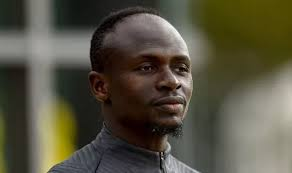
#> input picture edge detection OpenCV/images/man.jpg, 292 x 173 px; its folder holds only this picture in this run
$ python auto_canny.py --images images
#> lines starting #> are read from the running program, lines starting #| are printed output that depends on the picture; after the words box and inside, x2 and y2 are one past the last pixel; in counts of white or black regions, pixels touching at a corner belong together
import numpy as np
import argparse
import glob
import cv2


def auto_canny(image, sigma=0.33):

	v = np.median(image)

	lower = int(max(0, (1.0 - sigma) * v))
	upper = int(min(255, (1.0 + sigma) *v))
	edged = cv2.Canny(image, lower, upper)


	return edged

# construct the argument parse and parse the arguments
ap = argparse.ArgumentParser()
ap.add_argument("-i", "--images", required=True,
	help="path to input dataset of images")
args = vars(ap.parse_args())
# loop over the images
for imagePath in glob.glob(args["images"] + "/*.jpg"):

	image = cv2.imread(imagePath)
#> image is the input picture: shape (173, 292, 3); mean B, G, R 64.3, 81.4, 85.5
	gray = cv2.cvtColor(image, cv2.COLOR_BGR2GRAY)
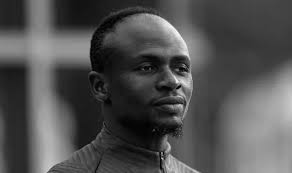
#> gray: shape (173, 292); min 0, max 254, mean 80.7
	blurred = cv2.GaussianBlur(gray, (3, 3), 0)

	wide = cv2.Canny(blurred, 10, 200)
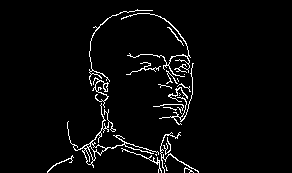
#> wide: shape (173, 292); 3.6% white in thin lines or dots, all inside (x1, y1, x2, y2) = (47, 9, 199, 173)
	tight = cv2.Canny(blurred, 225, 250)
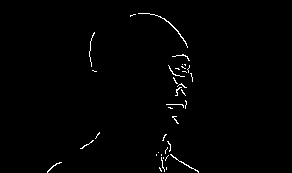
#> tight: shape (173, 292); 0.98% white in thin lines or dots, all inside (x1, y1, x2, y2) = (47, 13, 199, 173)
	auto = auto_canny(blurred)
#> in auto_canny, `v = np.median(image)`: v = 68
#> in auto_canny, `lower = int(max(0, (1.0 - sigma) * v))`: lower = 45
#> in auto_canny, `upper = int(min(255, (1.0 + sigma) *v))`: upper = 90
#> in auto_canny, `edged = cv2.Canny(image, lower, upper)`:
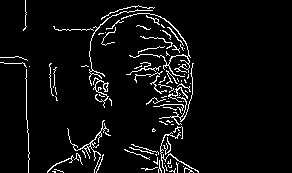
#> edged: shape (173, 292); 5.3% white in thin lines or dots, all inside (x1, y1, x2, y2) = (0, 0, 199, 173)


	cv2.imshow("Original", image)
	cv2.imshow("Edges", np.hstack([wide, tight, auto]))
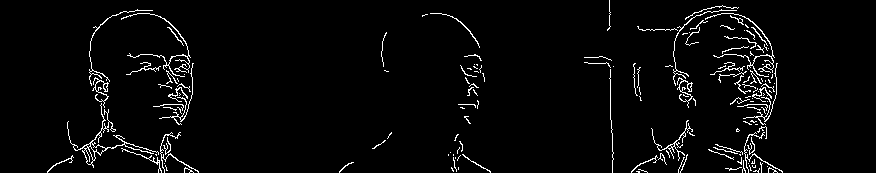
#> window 'Edges': shape (173, 876); 3.3% white in thin lines or dots, all inside (x1, y1, x2, y2) = (47, 0, 783, 173)
	cv2.waitKey(0)
